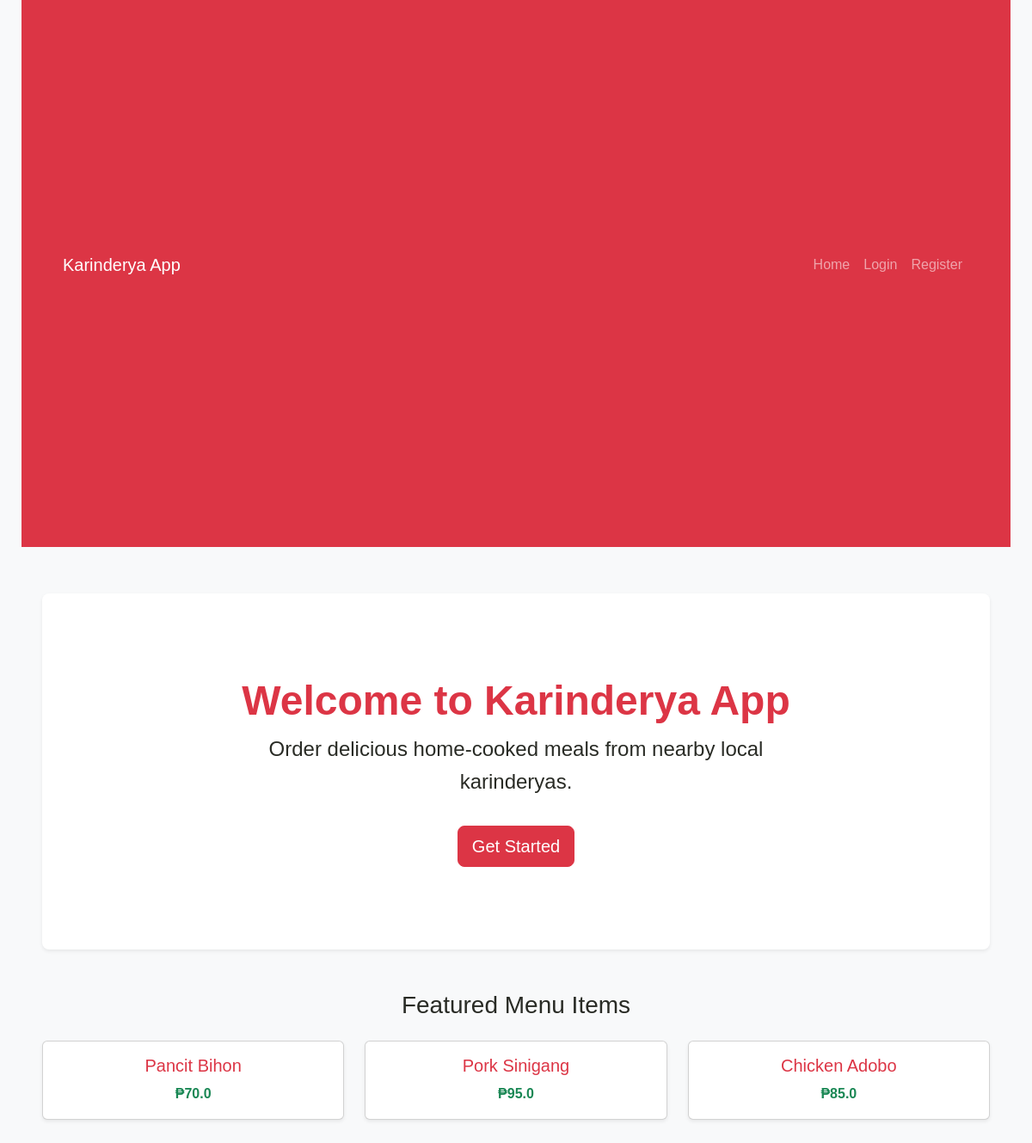
The page / on the database its author committed.
### tables this page shows
CREATE TABLE menu_items (
            id INTEGER PRIMARY KEY AUTOINCREMENT,
            name TEXT NOT NULL,
            description TEXT NOT NULL DEFAULT '',
            category TEXT NOT NULL DEFAULT 'Ulam',
            price REAL NOT NULL CHECK(price >= 0),
            image_url TEXT NOT NULL DEFAULT '',
            available INTEGER NOT NULL DEFAULT 1,
            created_at TIMESTAMP DEFAULT CURRENT_TIMESTAMP
        );

### app.py (the view)
@app.route("/")
def home():
    conn = get_db()
    featured = []
    try:
        if isinstance(conn, sqlite3.Connection):
             conn.row_factory = sqlite3.Row
             cursor = conn.cursor()
             featured = cursor.execute("""
                 SELECT * FROM menu_items WHERE available = 1 ORDER BY id DESC LIMIT 3
             """).fetchall()
        else:
            with conn.cursor(cursor_factory=RealDictCursor) as cursor:
                cursor.execute("""
                    SELECT * FROM menu_items WHERE available = 1 ORDER BY id DESC LIMIT 3
                """)
                featured = cursor.fetchall()
    except Exception as e:
        print(f"Error fetching featured items: {e}")
    finally:
        conn.close()
    return render_template("index.html", featured=featured)

### app.py (called while the page is built, shortened)
def get_db():
    database_url = os.environ.get("DATABASE_URL")
    if not database_url:
        print("Warning: DATABASE_URL is not set. Falling back to SQLite for development.")
        return sqlite3.connect(DATABASE)

### templates/index.html (shortened to what this page needs)
{% extends "base.html" %}
{% block content %}
<div class="p-5 mb-4 bg-white rounded-3 shadow-sm text-center">
    <div class="container-fluid py-5">
        <h1 class="display-5 fw-bold text-danger">Welcome to Karinderya App</h1>
        <p class="col-md-8 mx-auto fs-4">Order delicious home-cooked meals from nearby local karinderyas.</p>
        {% if not session.get('username') %}
            <a href="{{ url_for('register') }}" class="btn btn-danger btn-lg mt-3">Get Started</a>
        {% else %}
            <a href="{{ url_for('nearby') }}" class="btn btn-danger btn-lg mt-3">Order Now</a>
        {% endif %}
    </div>
</div>
<div class="row mt-5">
    <h3 class="mb-4 text-center">Featured Menu Items</h3>
    {% for item in featured %}
    <div class="col-md-4 mb-3">
        <div class="card shadow-sm h-100 text-center">
            <div class="card-body">
                <h5 class="card-title text-danger">{{ item.name }}</h5>
                <p class="card-text text-success fw-bold">₱{{ item.price }}</p>
            </div>
        </div>
    </div>
    {% else %}
    <p class="text-center text-muted">No featured items at the moment.</p>
    {% endfor %}
</div>
{% endblock %}

### style.css/static/style.css (style rules this page uses)
* { box-sizing: border-box; }
body { margin: 0; background: #fffaf2; color: #292b25; font-family: Arial, sans-serif; line-height: 1.6; }
a { color: #315c43; text-decoration: none; }

### rows shown on the page
menu_items: name "Pancit Bihon", price "70.0"
menu_items: name "Pork Sinigang", price "95.0"
menu_items: name "Chicken Adobo", price "85.0"
